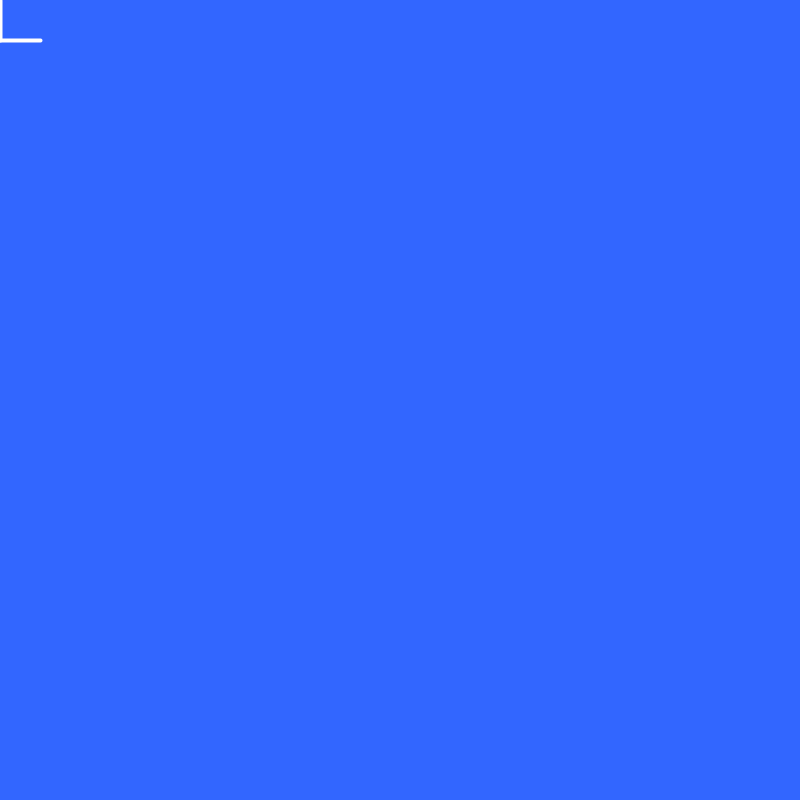
Frame 1 (no input)
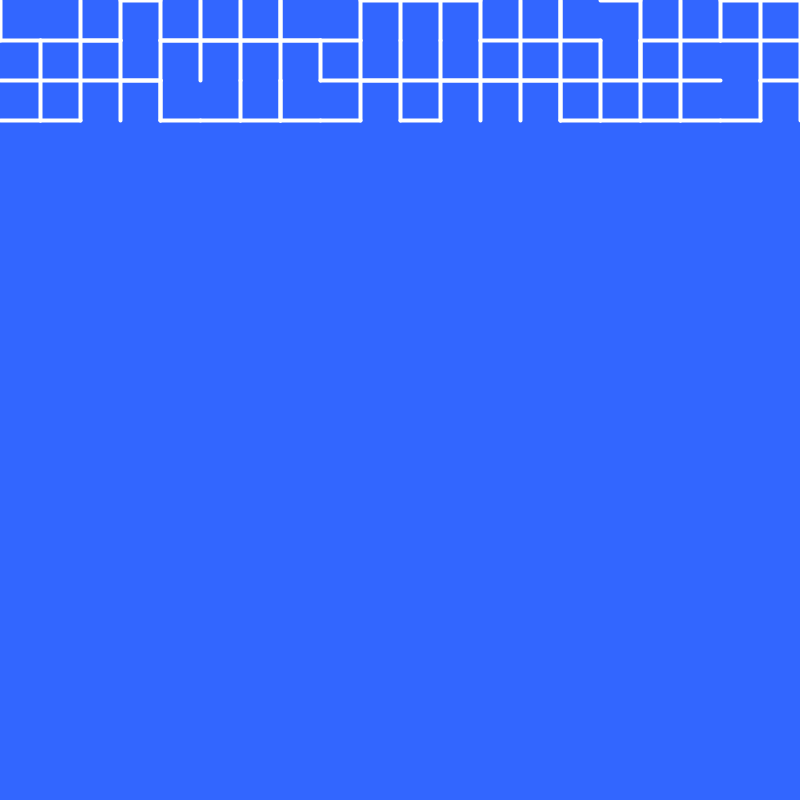
Frame 60 (the mouse pressed at the canvas centre just before this capture)
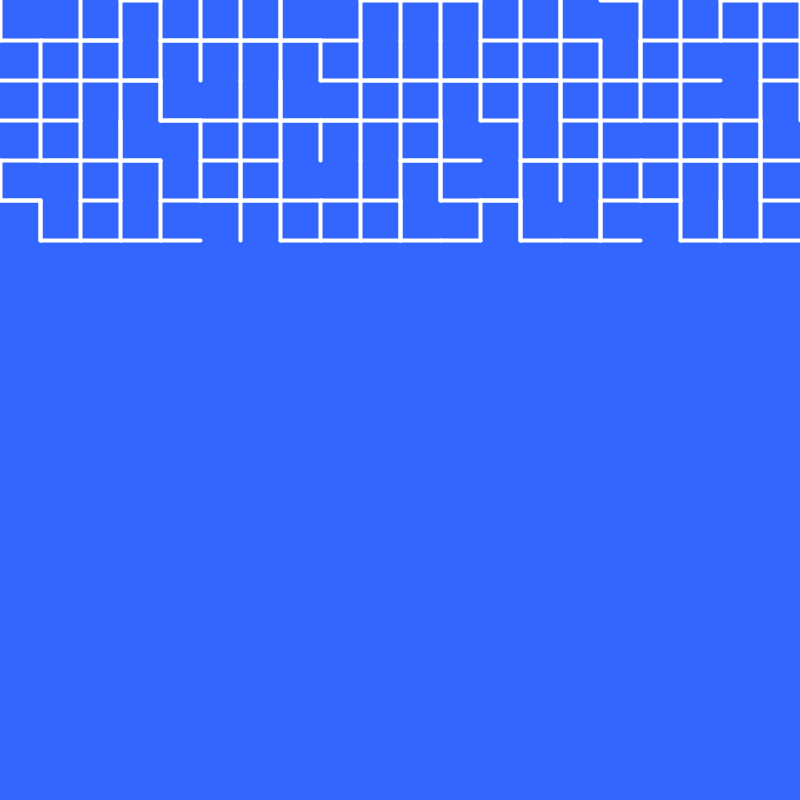
Frame 120 (the mouse held since frame 60 and released just before this capture)

The Processing sketch that drew these frames (run headless with seeded random() and noise(); from frame 60 on, the mouse is pressed at the canvas centre):

// Processing sketch: sketch_10PRINT_2
// ── sketch_10PRINT_2.pde
float x = 0;
float y = 0;
float w = 20;
float scl;

void setup() {
  size(800, 800);
  background(50, 102, 255);
  scl = width / w;
}

void draw() {
  stroke(255);
  strokeWeight(4);
  float r = random(1);
  
  if (r < 0.25) {
     line(x, y, x + scl, y);
     line(x + scl, y, x + scl, y + scl);
  } else if (r < 0.5) {  
     line(x + scl, y, x + scl, y + scl);
     line(x + scl, y + scl, x, y + scl);
  } else if (r < 0.75) {
     line(x, y, x, y + scl);
     line(x, y + scl, x + scl, y + scl);
  } else {  
     line(x + scl, y, x + scl, y + scl);
     line(x + scl, y + scl, x, y + scl);
  }
  
  x += scl;
  
  if (x > width - scl) {
    x = 0;
    y += scl;
  }
  
  if (y > height - scl) {
    save("10PRINT7.jpg");
    background(50, 102, 255);
    x = 0;
    y = 0;
  }
  
}
